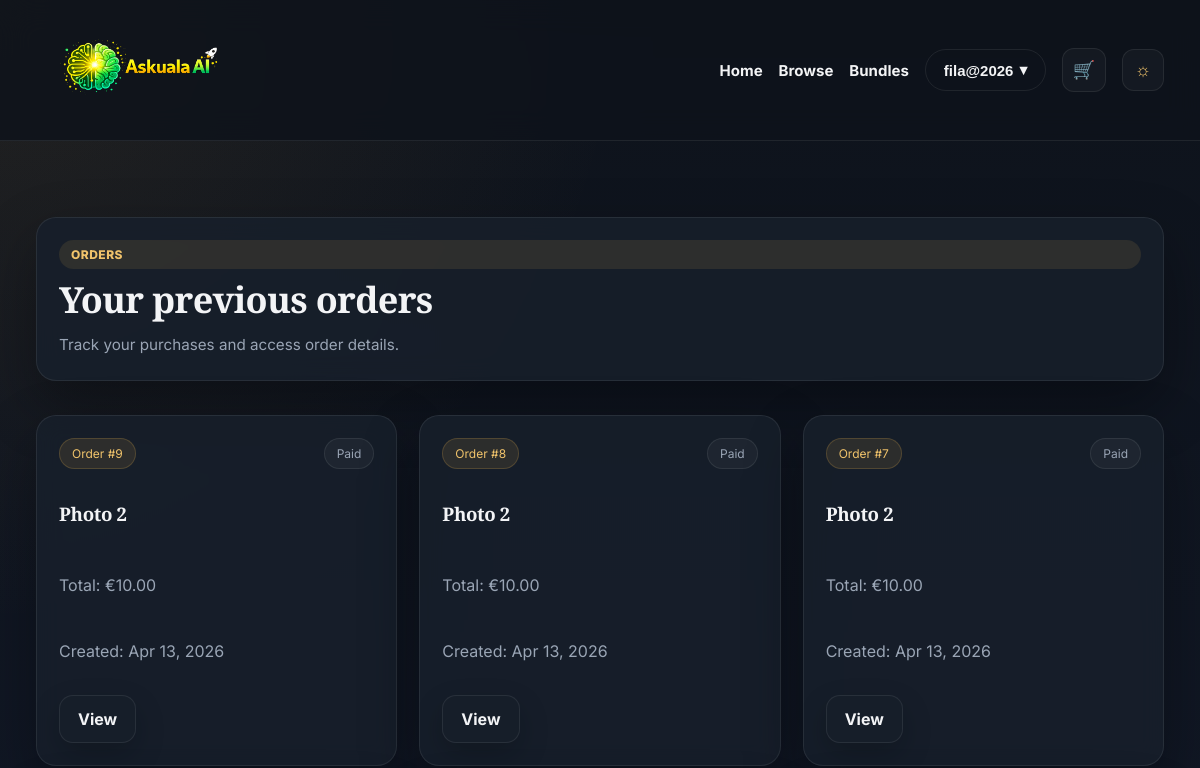
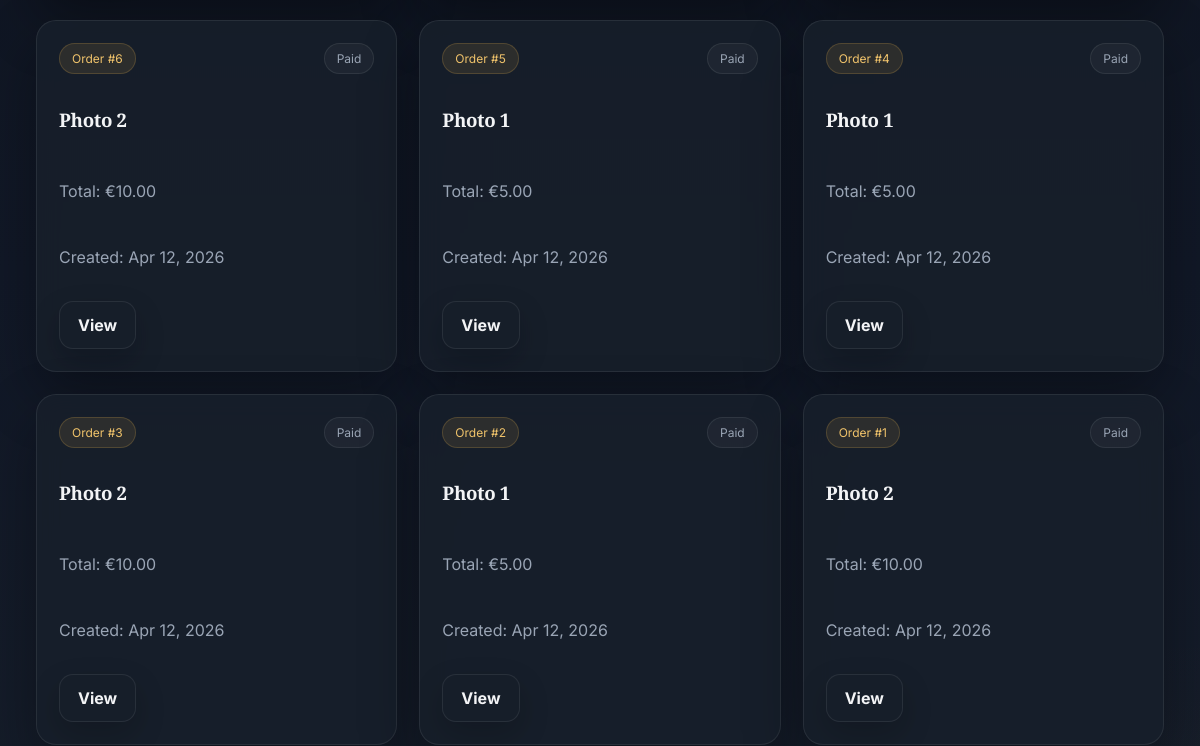
The page /payments/orders/ (signed in, upper part) on the database as committed earlier (2 pictures, top to bottom).
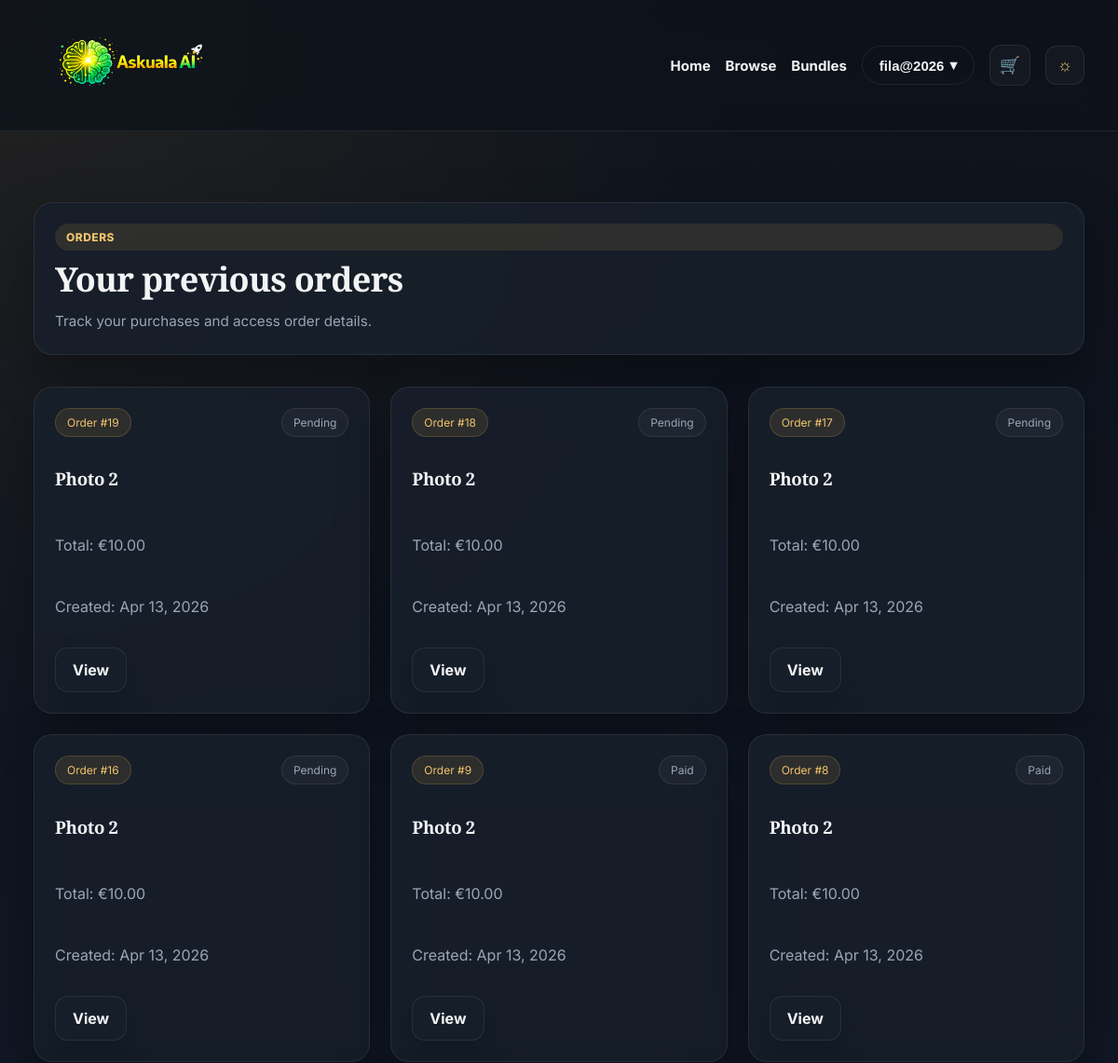
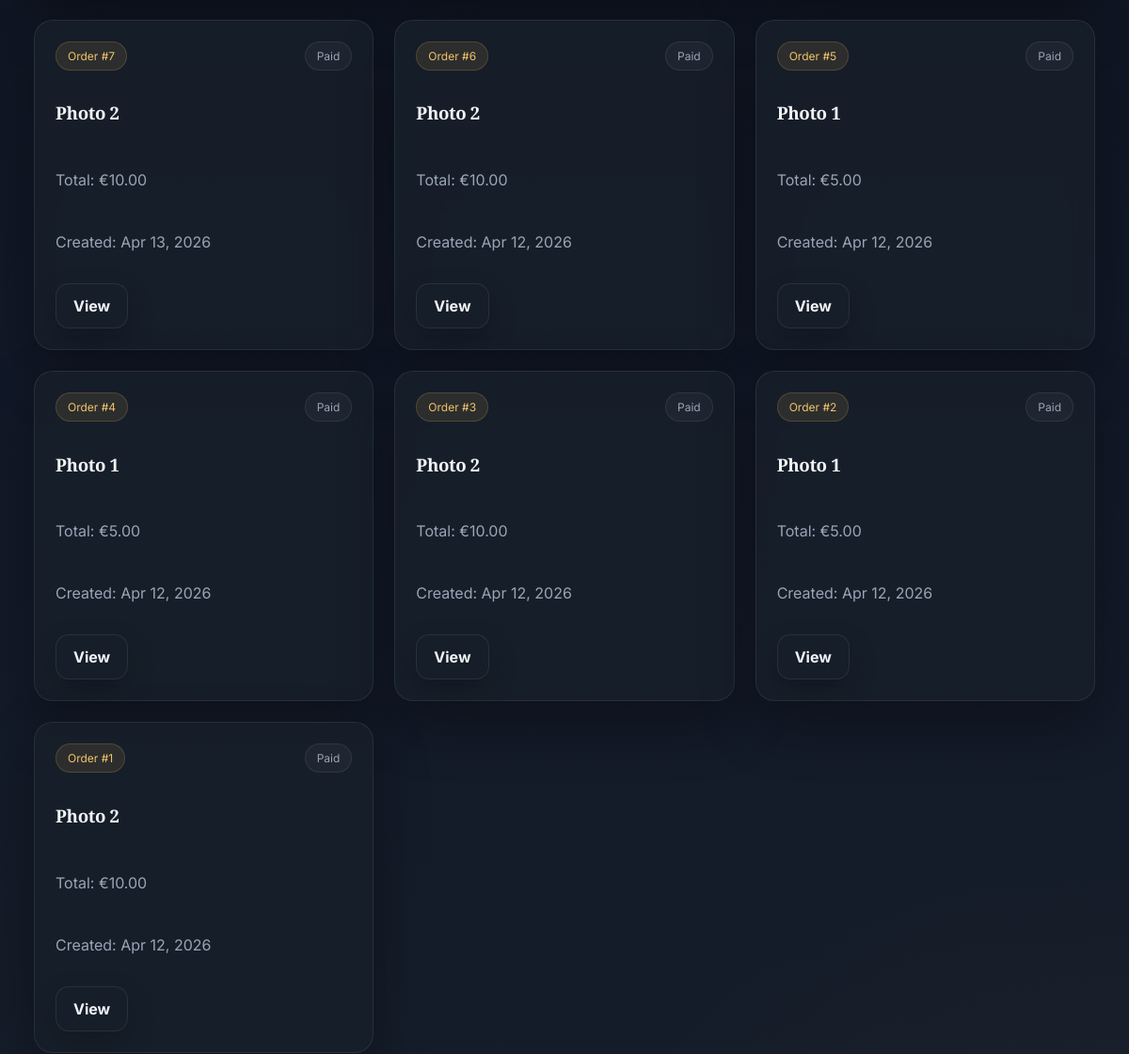
The same page on the database as committed later (2 pictures, top to bottom).
### payments/models.py (models this page shows, shortened)
class Order(models.Model):
    STATUS_CHOICES = [
        ('pending', 'Pending'),
        ('paid', 'Paid'),
        ('failed', 'Failed'),
        ('cancelled', 'Cancelled'),
    ]
    user = models.ForeignKey(settings.AUTH_USER_MODEL, on_delete=models.CASCADE, related_name='orders')
    product = models.ForeignKey('shop.Product', on_delete=models.PROTECT, related_name='orders')
    price_snapshot = models.DecimalField(max_digits=8, decimal_places=2)
    status = models.CharField(max_length=20, choices=STATUS_CHOICES, default='pending')
    created_at = models.DateTimeField(auto_now_add=True)
    stripe_session_id = models.CharField(max_length=255, blank=True)
    class Meta:
        ordering = ['-created_at']

### shop/models.py (models this page shows, shortened)
class Product(models.Model):
    title = models.CharField(max_length=200)
    image_url = models.URLField(blank=True, null=True)
    slug = models.SlugField(unique=True)
    description = models.TextField()
    price = models.DecimalField(max_digits=6, decimal_places=2)
    image_url = models.URLField()
    is_active = models.BooleanField(default=True)
    created_at = models.DateTimeField(auto_now_add=True)

### payments/views.py (the view)
# urls.py: path('orders/', order_list, name='order_list'),
@login_required
def order_list(request):
    orders = Order.objects.filter(user=request.user).order_by('-created_at')
    return render(request, 'payments/order_list.html', {'orders': orders})

### home/templatetags/nav_extras.py (called while the page is built)
@register.filter
def starts_with(value, arg):
    try:
        return str(value).startswith(str(arg))
    except Exception:
        return False

### shop/context_processors.py (called while the page is built)
def cart_count(request):
    cart = request.session.get('cart', {})
    count = sum(item.get('quantity', 0) for item in cart.values())
    return {
        'cart_count': count,
    }

### templates/payments/order_list.html (shortened to what this page needs)
{% extends "base.html" %}
{% block content %}
<section class="section">
    <div class="card-soft page-intro-card">
        <span class="badge accent">Orders</span>
        <h1>Your previous orders</h1>
        <p class="muted">Track your purchases and access order details.</p>
    </div>
</section>
<section class="section">
    {% if orders %}
        <div class="request-premium-grid">
            {% for order in orders %}
                <article class="card-floating request-premium-card">
                    <div class="request-card-top">
                        <span class="pill accent">Order #{{ order.pk }}</span>
                        <span class="pill">{{ order.get_status_display }}</span>
                    </div>
                    <h3>{{ order.product.title }}</h3>
                    <p class="muted">Total: €{{ order.price_snapshot }}</p>
                    <p class="muted">Created: {{ order.created_at|date:"M d, Y" }}</p>
                    <div class="service-actions">
                        <a href="{% url 'order_detail' order.pk %}" class="btn-secondary">View</a>
                    </div>
                </article>
            {% endfor %}
        </div>
    {% endif %}
</section>
{% endblock %}

Rows that differ between the two databases and show on the page:
added Order: pk "19", status "Pending", product "Photo 2", price_snapshot "10.00", created_at "Apr 13, 2026"
added Order: pk "18", status "Pending", product "Photo 2", price_snapshot "10.00", created_at "Apr 13, 2026"
added Order: pk "17", status "Pending", product "Photo 2", price_snapshot "10.00", created_at "Apr 13, 2026"
added Order: pk "16", status "Pending", product "Photo 2", price_snapshot "10.00", created_at "Apr 13, 2026"
